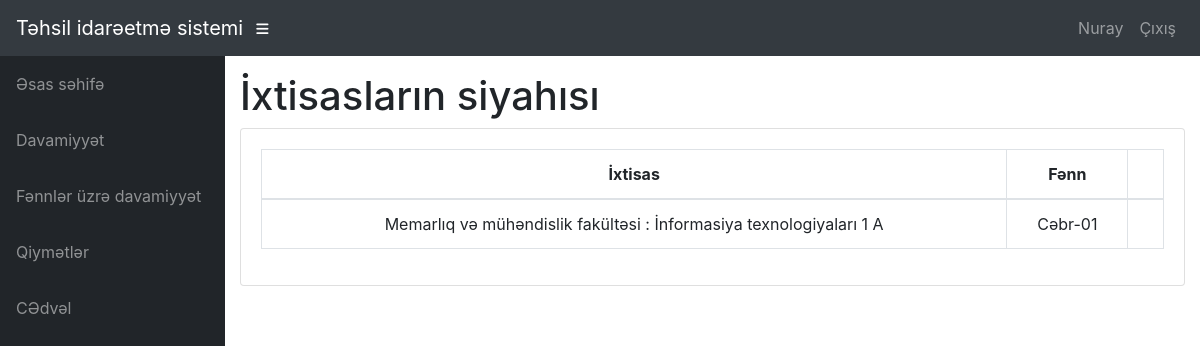
/teacher/NDUMM001/46/Classes/ (signed in), run on the app's committed database.
### info/models.py (models this page shows, shortened)
class User(AbstractUser):
    @property
    def is_student(self):
        if hasattr(self, 'student'):
            return True
        return False

class Student(models.Model):
    user = models.OneToOneField(User, on_delete=models.CASCADE, null=True)
    class_id = models.ForeignKey(Class, on_delete=models.CASCADE, default=1)
    USN = models.CharField(primary_key='True', max_length=100)
    name = models.CharField(max_length=200)
    sex = models.CharField(max_length=50, choices=sex_choice, default='Male')
    DOB = models.DateField(default='1998-01-01')

class Assign(models.Model):
    class_id = models.ForeignKey(Class, on_delete=models.CASCADE)
    course = models.ForeignKey(Course, on_delete=models.CASCADE)
    teacher = models.ForeignKey(Teacher, on_delete=models.CASCADE)
    class Meta:
        unique_together = (('course', 'class_id', 'teacher'),)

class Class(models.Model):
    id = models.CharField(primary_key='True', max_length=100)
    dept = models.ForeignKey(Dept, on_delete=models.CASCADE)
    classname = models.CharField(max_length=100)
    section = models.CharField(max_length=100)
    sem = models.IntegerField()
    class Meta:
        verbose_name_plural = 'classes'
    def __str__(self):
        d = Dept.objects.get(name=self.dept)
        return '%s : %s %d %s' % (d.name, self.classname, self.sem, self.section)

class Dept(models.Model):
    id = models.CharField(primary_key='True', max_length=100)
    name = models.CharField(max_length=200)
    def __str__(self):
        return self.name

class Course(models.Model):
    dept = models.ForeignKey(Dept, on_delete=models.CASCADE)
    id = models.CharField(primary_key='True', max_length=50)
    name = models.CharField(max_length=50)
    shortname = models.CharField(max_length=50, default='X')
    hours = models.IntegerField()
    def __str__(self):
        return self.name

### info/views.py (the view)
# urls.py: path('teacher/<slug:teacher_id>/<int:choice>/Classes/', views.t_clas, name='t_clas'),
@login_required
def t_clas(request, teacher_id, choice):
    teacher1 = get_object_or_404(Teacher, id=teacher_id)
    return render(request, 'info/t_clas.html', {'teacher1': teacher1, 'choice': choice})

### info/templates/info/t_clas.html (shortened to what this page needs)
{% extends 'info/base.html' %}
{% block content %}
    <h1>İxtisasların siyahısı</h1>
    <div class="card mb-3">
            <div class="card-body">
              <div class="table-responsive">
                <table class="table table-bordered text-center" id="dataTable" width="100%" cellspacing="0">
                  <thead>
                    <tr>
                        <th>İxtisas</th>
                        <th>Fənn</th>
                        <th></th>
                    </tr>
                  </thead>
                  <tbody>
                    {% for ass in teacher1.assign_set.all %}
                    <tr>
                        <td>{{ ass.class_id }}</td>
                        <td>{{ ass.course }}</td>
                        <td>
                        </td>
                    </tr>
                    {% empty %}
                            <p>Müəllimin fənni yoxdur</p>
                    {% endfor %}
                  </tbody>
                </table>
              </div>
    </div>
{% endblock %}

### info/templates/info/base.html (shortened to what this page needs)
<!DOCTYPE html>
<html lang="en">
  <head>
      {% load static %}
    <link href="{% static '/info/bootstrap/vendor/bootstrap/css/bootstrap.min.css' %}" rel="stylesheet">
    <link href="{% static '/info/bootstrap/vendor/fontawesome-free/css/all.min.css' %}" rel="stylesheet" type="text/css">
    <link href="{% static '/info/bootstrap/vendor/datatables/dataTables.bootstrap4.css' %}" rel="stylesheet">
    <link href="{% static '/info/bootstrap/css/sb-admin.css' %}" rel="stylesheet">
  </head>
  <body id="page-top">
    <nav class="navbar navbar-expand navbar-dark bg-dark static-top">
      <a class="navbar-brand mr-1" href="{% url 'index' %}">Təhsil idarəetmə sistemi</a>
      <button class="btn btn-link btn-sm text-white order-1 order-sm-0" id="sidebarToggle" href="#">
        <i class="fas fa-bars"></i>
      </button>
        <div class="collapse navbar-collapse" id="navbarResponsive">
          <ul class="navbar-nav ml-auto">
            <li class="nav-item">
                {% if request.user.is_student %}
                    <a class="nav-link text-capitalize">{{ request.user.student.name }}</a>
                {% elif request.user.is_teacher %}
                    <a class="nav-link text-capitalize">{{ request.user.teacher.name }}</a>
                {% endif %}
            </li>
            <li class="nav-item">
                <a class="nav-link" href="#" data-toggle="modal" data-target="#logoutModal">Çıxış</a>
            </li>
          </ul>
        </div>
    </nav>
    <div id="wrapper">
      <ul class="sidebar navbar-nav">
            <li class="nav-item">
              <a class="nav-link" href="{% url 'index' %}">
                <span>Əsas səhifə</span>
              </a>
            </li>
        {% if request.user.is_student %}
            <li class="nav-item">
              <a class="nav-link" href="{% url 'attendance' request.user.student.USN %}">
                <span>Davamiyyət</span>
              </a>
            </li>
            <li class="nav-item">
              <a class="nav-link" href="{% url 'attendance' request.user.student.USN %}">
                <span>Fənnlər üzrə davamiyyət</span>
              </a>
            </li>
            <li class="nav-item">
              <a class="nav-link" href="{% url 'marks_list' request.user.student.USN %}">
                <span>Qiymətlər</span>
              </a>
            </li>
              <li class="nav-item">
              <a class="nav-link" href="{% url 'timetable' request.user.student.class_id_id %}">
                <span>CƏdvəl</span>
              </a>
            </li>
        {% endif %}
      </ul>
      <div id="content-wrapper">
        <div class="container-fluid">
            {% block content %}
            {% endblock %}
        </div>
      </div>
    </div>
  </body>
</html>

### data on the page
User: user.student.name "Nuray"
Assign: class_id "Memarlıq və mühəndislik fakültəsi : İnformasiya texnologiyaları 1 A", course "Cəbr-01"
